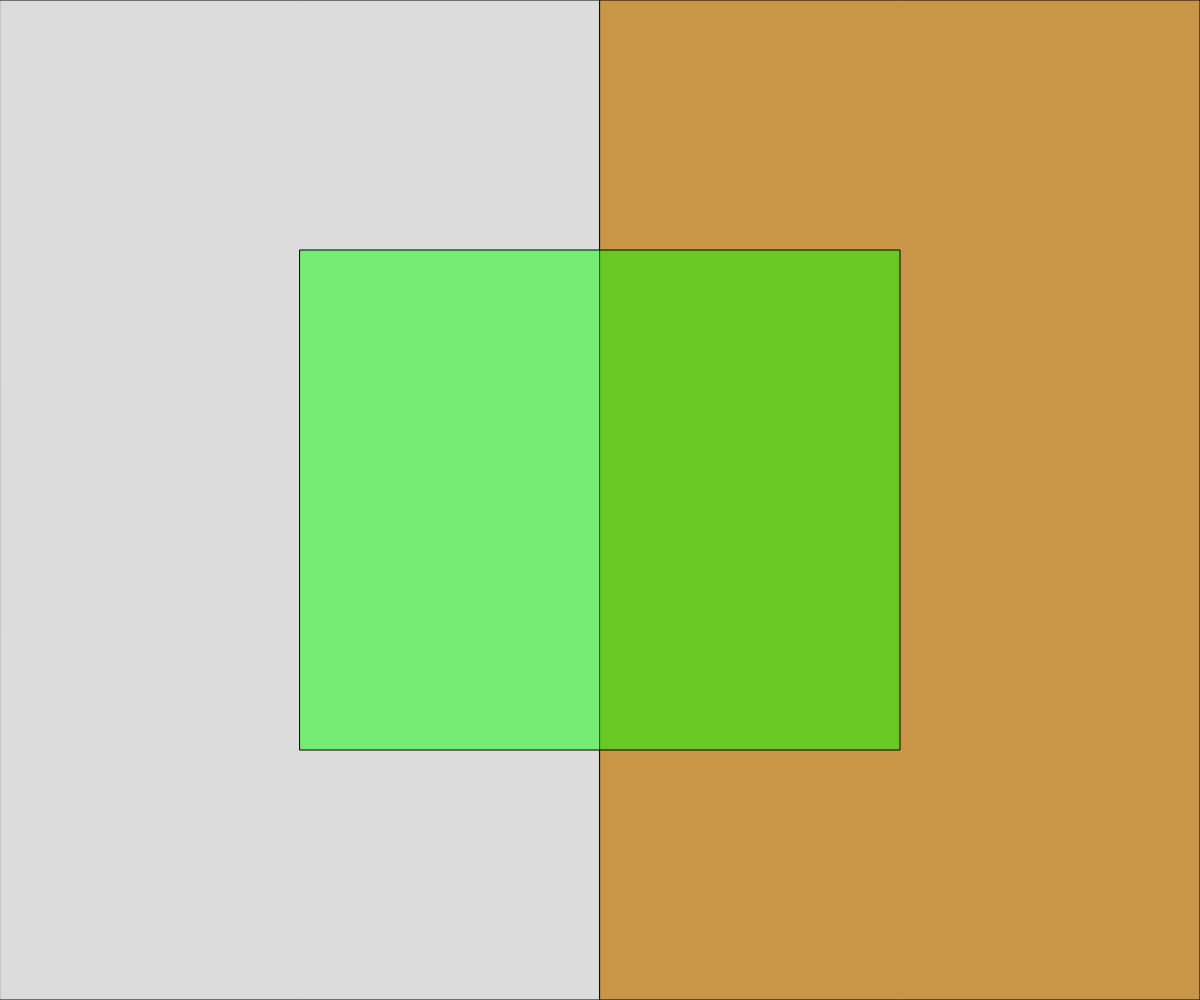
Frame 1 (no input)
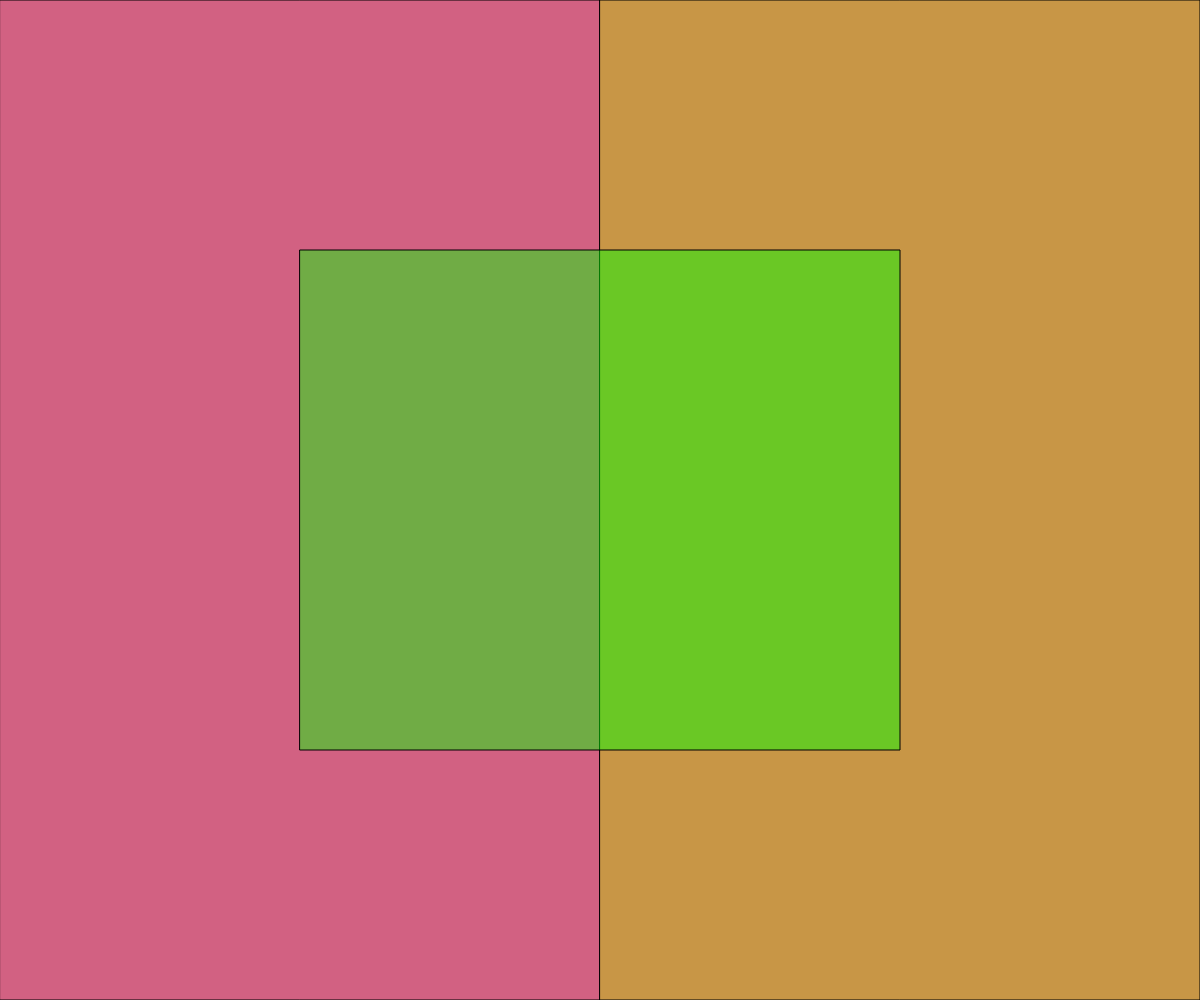
Frame 60 (no input)
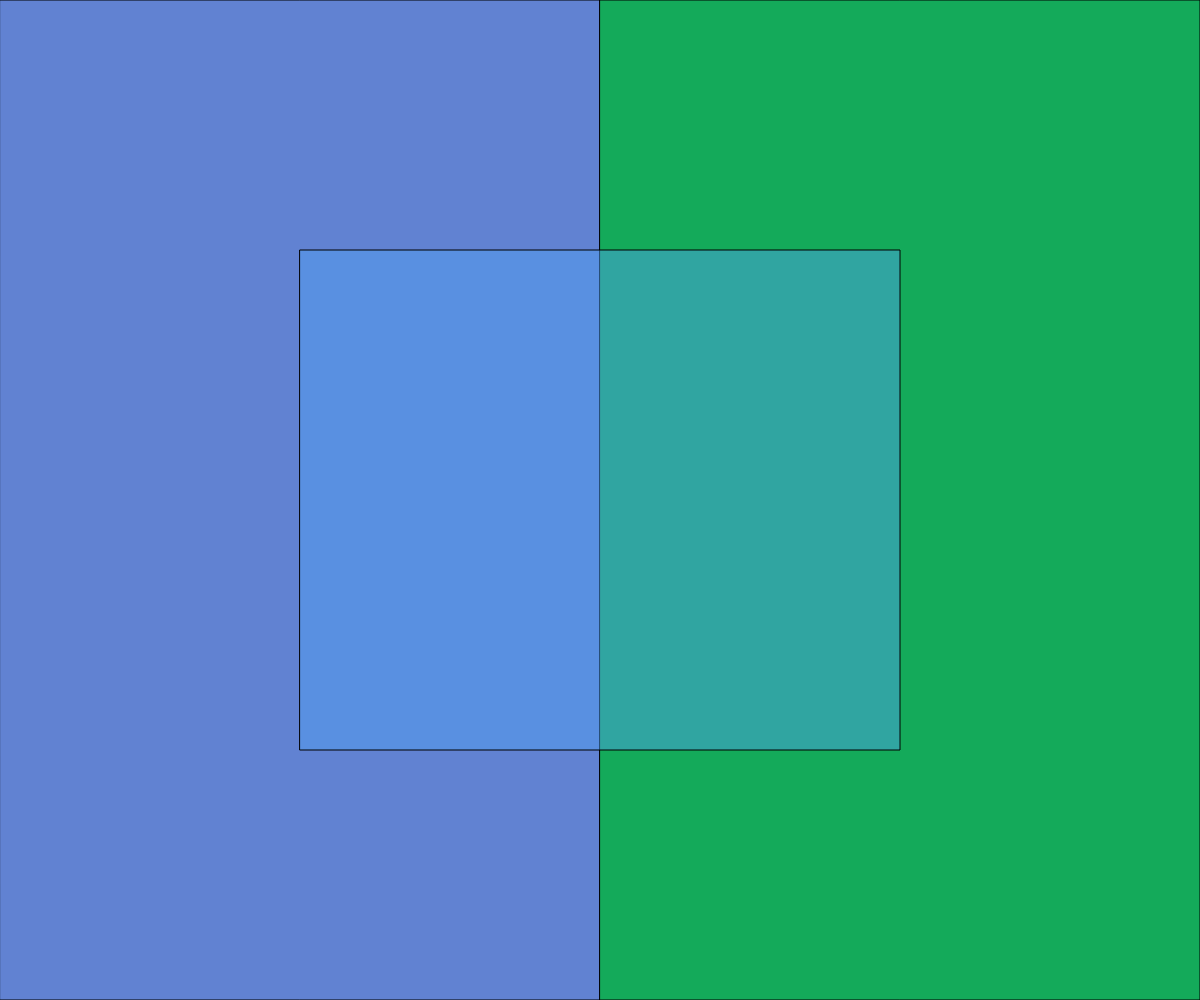
Frame 120 (the mouse pressed at the canvas centre since frame 60)

The p5.js sketch that drew these frames (run headless with seeded random() and noise() and a simulated clock; from frame 60 on, the mouse is pressed at the canvas centre):

// p5.js sketch
// ── sketch.js
// State variables demo
// Adam
// Feb 11
//
// Extra for Experts:
// - describe what you did to take this project "above and beyond"

let onLeft, onRight; //boolean variables

let leftFade = 0;
let rightFade = 0;
const FADE_SPEED = 10; 


function setup() {
  createCanvas(windowWidth, windowHeight);
  onLeft = true;
  onRight = false;
}

function updateCurrentSide(){
  //update state variables to represent which side of the canvas the mouse is on
  if (mouseX < width / 2){
    //mouse is on left
    onLeft = true;
    onRight = false;
  }
  else{
    //mouse is on right
    onRight = true;
    onLeft = false;
  }
}


function renderRectangles(){
  //draw 2 rectangles of varying fill values
  if (onLeft){ //onLeft === true
    fill(210,97,130, leftFade);
    leftFade += FADE_SPEED;


  }
  else{ fill(97,130,210);
    leftFade = 0;
  }
  rect(0,0,width/2,height);

  if(onRight){
    fill(20,170,90,rightFade);
    rightFade += FADE_SPEED;
    
  }
  else{ fill(200,150,70);
    rightFade = 0;
  }
  rect(width/2,0,width/2,height);
}


function draw() {
  background(220);
  updateCurrentSide();
  //print(" left: " + onLeft + " right: " + onRight);
  renderRectangles();
  if (mouseX > width*.25 && mouseX < width*.75 && mouseY > height*.25 && mouseY < height*.75){
    fill(80,160,240,120);

  }
  else{ 
    fill(0,255,0,120);
  }

  rect(width*.25, height*.25,width/2,height/2);
}
